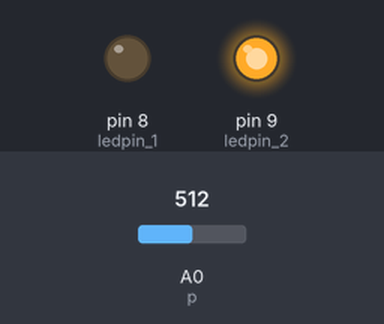
Bench run of a sketch on a simulated Arduino Uno, built with avr-gcc and run on an emulated ATmega328P. Shown: output pins drawn as LEDs (lit = HIGH). The test bench sets the inputs (shaded band); at power-on: A0 (p) = 512.

Above: at 1.2 s.
1.3 s: A0 (p) set to 486
At 2.5 s:
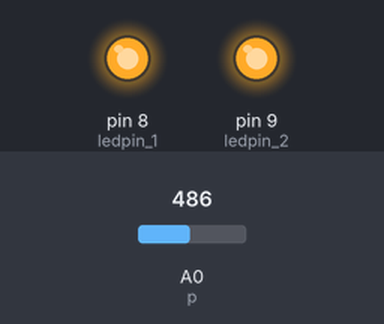
Timing chart, 0 to 4.3 s (numbered marks = the images above; inputs shaded):
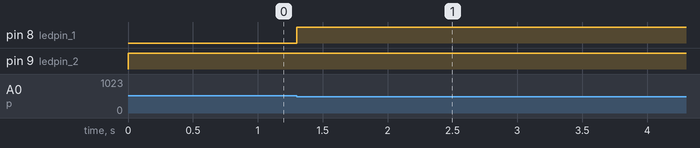

The sketch:

3C_peremeniirizistor_5.ino
```cpp
int p = A0, ledpin_1 = 8, ledpin_2 = 9;

void setup() {
  Serial.begin(9600);
  pinMode(p, INPUT);
  pinMode(ledpin_1, OUTPUT);
  pinMode(ledpin_2, OUTPUT);
}
void loop() {
  int p_state = analogRead(p);

  if (p_state >= 0 && p_state <= 500) {
    digitalWrite(ledpin_1, HIGH);
  }
  if (p_state >= 501 && p_state <= 1023) {
    digitalWrite(ledpin_2, HIGH);
  }
}
```

Measured:
- the behaviour switches between 501 and 500 on A0 (p) (found by bisection; images 0 and 1)
- after the input at 1.3 s, pin 8 (ledpin_1): LOW → HIGH at once
